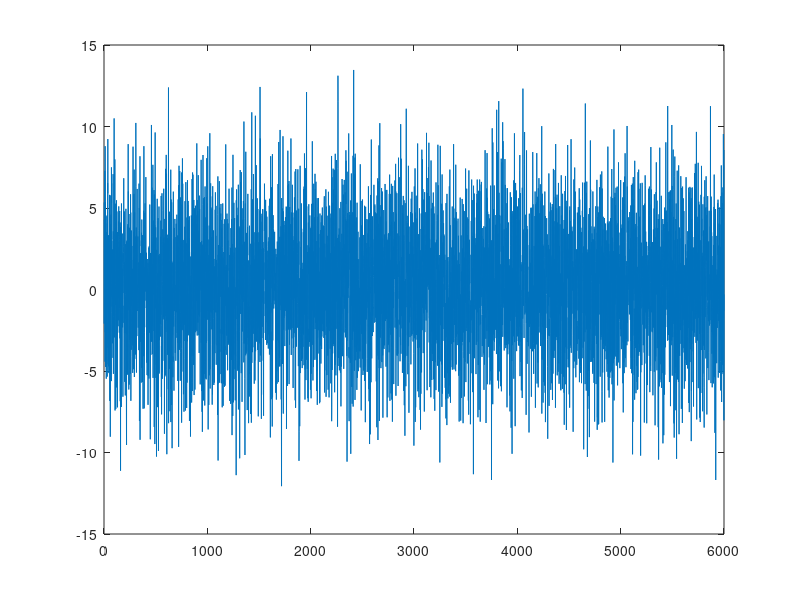

Reproduce this figure in MATLAB.

Fs = 48000;

T = 2;

N = Fs * T;

dt = T / N;

t = (1:N) * dt;

f = 500;

A = 0.1 * sin(2 * pi * f * t) + 0.1 * sin(2 * pi * (2 * f) * t)...
    + 0.1 * sin(2 * pi * (4 * f) * t) + 3.7 * randn(size(t));

plot(A(1:6000));

sound(A,Fs)
